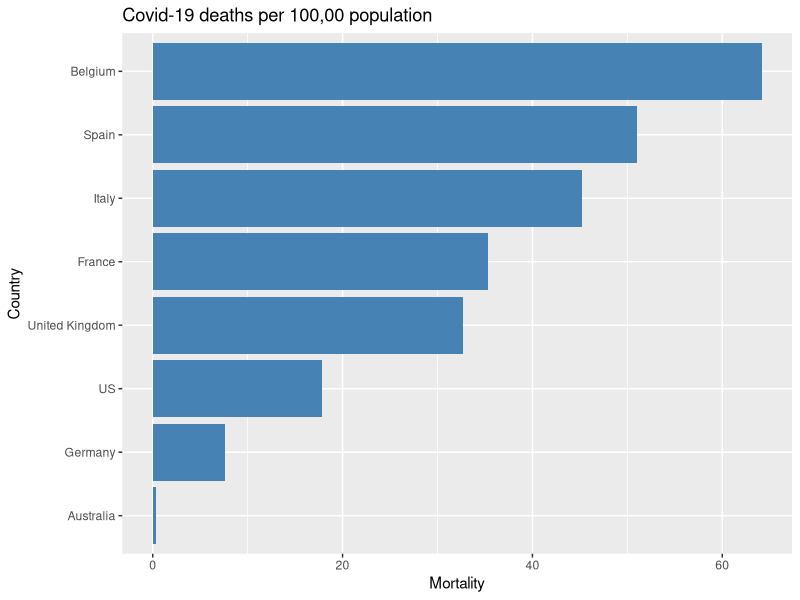

Write R code to recreate this figure.
# BUSA8090--A2T1--Yun-Ching Chen
# Question 3

library(tidyverse)
country <- c ("Belgium", "Spain", "Italy", "France", 
              "United Kingdom", "US","Germany", "Australia")
mortality <- c (64.18, 50.98, 45.27, 35.37, 32.70, 17.84, 7.61, 0.36)
Covid_19 <- tibble (country, mortality)
Covid_19
gg1<-ggplot( Covid_19, aes ( x = reorder(country, mortality), 
                              y=mortality)) + geom_bar(stat="identity", fill="steelblue")+ coord_flip()
gg2<- gg1 + ggtitle("Covid-19 deaths per 100,00 population") +xlab("Country") + ylab("Mortality")
gg2
